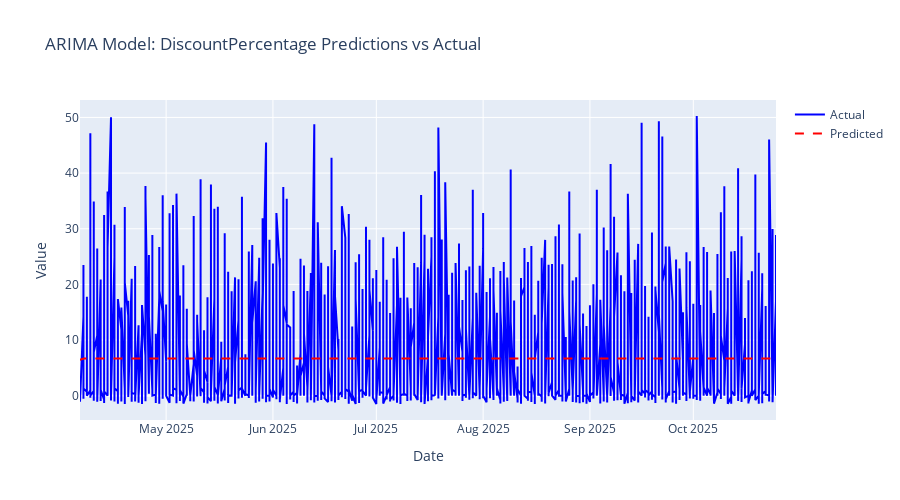

Write notebook code for a chart like this one.
### Code cell
# Visualize ARIMA predictions
plot_predictions(
    test_series,
    arima_predictions,
    test_data[date_col],
    title=f'ARIMA Model: {target_col} Predictions vs Actual'
)

### Figure 1 — Plotly figure (JSON) as saved in the notebook; plotly's stock layout.template omitted (floating-point values rounded to 4 significant figures; data arrays with more than 128 entries replaced by an {"elided": "..."} marker saying what was removed)
{"data": [{"line": {"color": "blue", "width": 2}, "mode": "lines", "name": "Actual", "type": "scatter", "x": {"elided": "2194 str values"}, "y": {"elided": "2194 float values"}}, {"line": {"color": "red", "dash": "dash", "width": 2}, "mode": "lines", "name": "Predicted", "type": "scatter", "x": {"elided": "2194 str values"}, "y": {"elided": "2194 float values"}}], "layout": {"height": 500, "hovermode": "x unified", "title": {"text": "ARIMA Model: DiscountPercentage Predictions vs Actual"}, "xaxis": {"title": {"text": "Date"}}, "yaxis": {"title": {"text": "Value"}}}}
